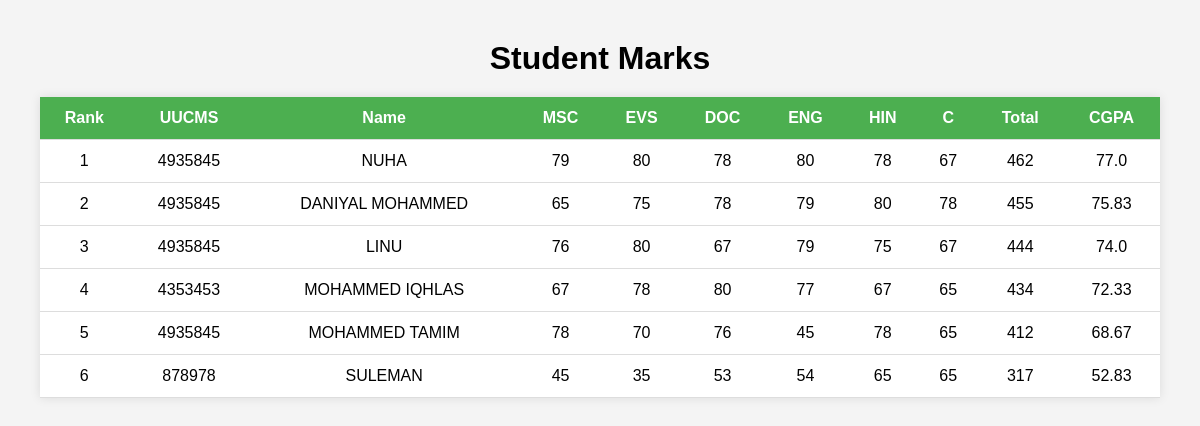
/student_marks, run on the app's committed database.
### tables this page shows
CREATE TABLE marks (
    id INTEGER PRIMARY KEY AUTOINCREMENT,
    student_id INTEGER,
    msc INTEGER,
    evs INTEGER,
    doc INTEGER,
    eng INTEGER,
    hin INTEGER,
    c INTEGER,
    total INTEGER,
    cgpa REAL,
    FOREIGN KEY(student_id) REFERENCES students(id)
);

CREATE TABLE students (
    id INTEGER PRIMARY KEY AUTOINCREMENT,
    uucms TEXT NOT NULL,
    name TEXT NOT NULL,
    age INTEGER
);

### app.py (the view)
@app.route('/student_marks', methods=['GET'])
def student_marks():
    search = request.args.get('search', '').strip()
    conn = get_db_connection()
    if search:
        students_list = conn.execute(
            "SELECT * FROM students WHERE name LIKE ? OR uucms LIKE ?",
            (f'%{search}%', f'%{search}%')
        ).fetchall()
    else:
        students_list = conn.execute("SELECT * FROM students").fetchall()
    marks_list = conn.execute("SELECT * FROM marks").fetchall()
    conn.close()
    students_data = []
    for student in students_list:
        marks = next((m for m in marks_list if m['student_id'] == student['id']), None)
        total = marks['total'] if marks else None
        cgpa = marks['cgpa'] if marks else 0  # 0 for sorting students without marks
        students_data.append({
            'student': student,
            'marks': marks,
            'total': total if total is not None else '-',
            'cgpa': cgpa if cgpa != 0 else '-'  # display '-' if no CGPA
        })
    students_data.sort(key=lambda x: x['cgpa'] if isinstance(x['cgpa'], float) else -1, reverse=True)
    return render_template('student_marks.html', students_data=students_data, search=search)

### app.py (called while the page is built)
def get_db_connection():
    conn = sqlite3.connect(DATABASE)
    conn.row_factory = sqlite3.Row
    return conn

### Templates/student_marks.html (shortened to what this page needs)
<!DOCTYPE html>
<html lang="en">
<head>
</head>
<body>
<div class="container">
    <h1>Student Marks</h1>
    <table>
        <thead>
            <tr>
                <th>Rank</th>
                <th>UUCMS</th>
                <th>Name</th>
                <th>MSC</th>
                <th>EVS</th>
                <th>DOC</th>
                <th>ENG</th>
                <th>HIN</th>
                <th>C</th>
                <th>Total</th>
                <th>CGPA</th>
            </tr>
        </thead>
        <tbody>
            {% for data in students_data %}
            <tr>
                <td>{{ loop.index }}</td>
                <td>{{ data.student['uucms'] }}</td>
                <td>{{ data.student['name'] }}</td>
                <td>{{ data.marks['msc'] if data.marks else '-' }}</td>
                <td>{{ data.marks['evs'] if data.marks else '-' }}</td>
                <td>{{ data.marks['doc'] if data.marks else '-' }}</td>
                <td>{{ data.marks['eng'] if data.marks else '-' }}</td>
                <td>{{ data.marks['hin'] if data.marks else '-' }}</td>
                <td>{{ data.marks['c'] if data.marks else '-' }}</td>
                <td>{{ data.total }}</td>
                <td>{{ data.cgpa }}</td>
            </tr>
            {% endfor %}
        </tbody>
    </table>
</div>
</body>
</html>

### Templates/student_marks.html (style rules this page uses)
body { font-family: Arial, sans-serif; margin: 40px; background-color: #f4f4f4; }
h1 { text-align: center; margin-bottom: 20px; }
table { width: 100%; border-collapse: collapse; background-color: #fff; box-shadow: 0 0 10px rgba(0,0,0,0.1); }
th, td { padding: 12px; text-align: center; border-bottom: 1px solid #ddd; }
th { background-color: #4CAF50; color: white; }
.container { max-width: 1200px; margin: auto; }

### data on the page
marks: student.uucms "4935845", student.name "NUHA", msc "79", evs "80", doc "78", eng "80", hin "78", c "67", total "462", cgpa "77.0"
marks: student.uucms "4935845", student.name "DANIYAL MOHAMMED", msc "65", evs "75", doc "78", eng "79", hin "80", c "78", total "455", cgpa "75.83"
marks: student.uucms "4935845", student.name "LINU", msc "76", evs "80", doc "67", eng "79", hin "75", c "67", total "444", cgpa "74.0"
marks: student.uucms "4353453", student.name "MOHAMMED IQHLAS", msc "67", evs "78", doc "80", eng "77", hin "67", c "65", total "434", cgpa "72.33"
marks: student.uucms "4935845", student.name "MOHAMMED TAMIM", msc "78", evs "70", doc "76", eng "45", hin "78", c "65", total "412", cgpa "68.67"
marks: student.uucms "878978", student.name "SULEMAN", msc "45", evs "35", doc "53", eng "54", hin "65", c "65", total "317", cgpa "52.83"
